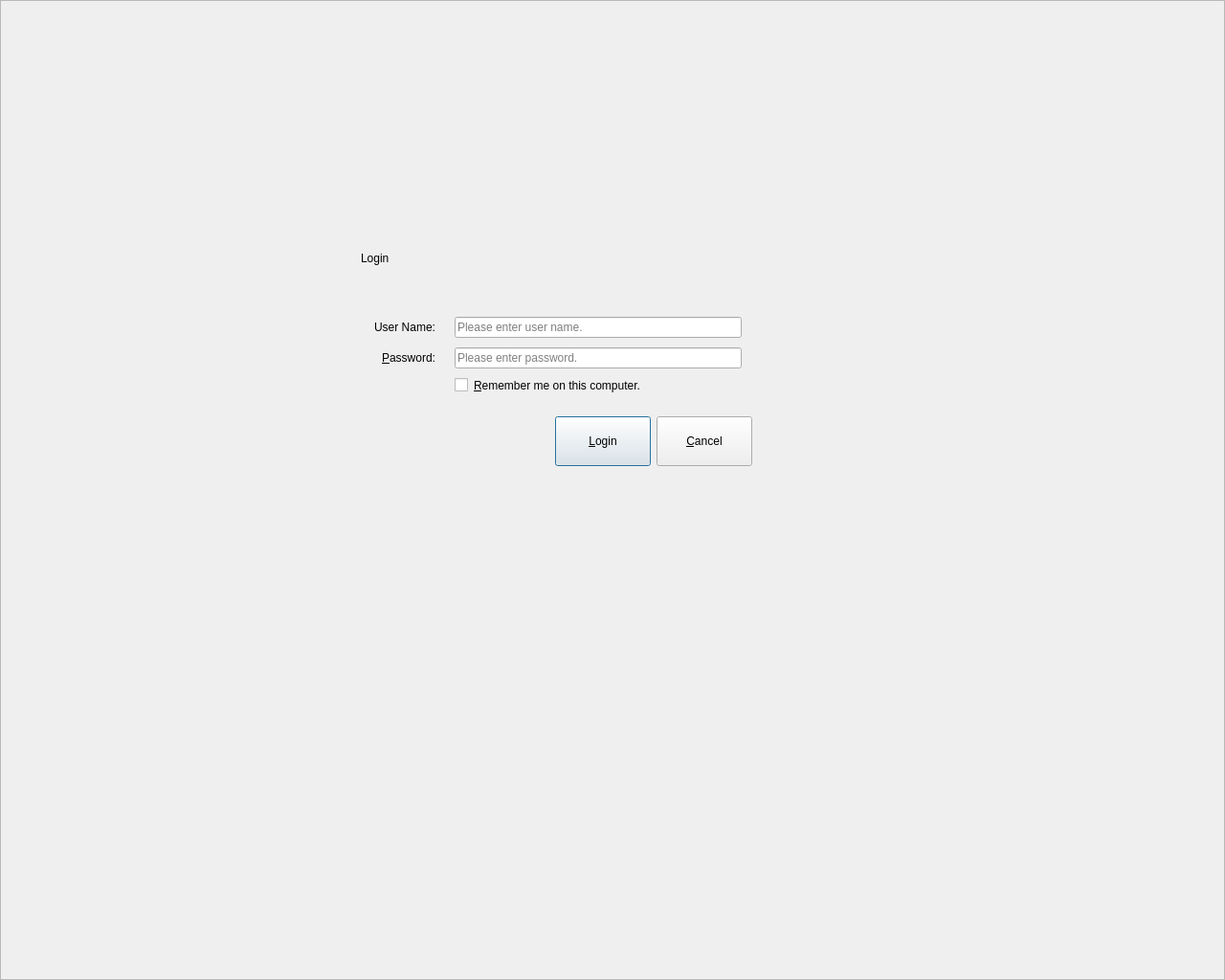
<?xml version="1.0" encoding="UTF-8"?>
<ui version="4.0">
 <class>LoginFrame</class>
 <widget class="QFrame" name="LoginFrame">
  <property name="geometry">
   <rect>
    <x>0</x>
    <y>0</y>
    <width>1280</width>
    <height>1024</height>
   </rect>
  </property>
  <property name="palette">
   <palette>
    <active>
     <colorrole role="Base">
      <brush brushstyle="SolidPattern">
       <color alpha="255">
        <red>165</red>
        <green>165</green>
        <blue>165</blue>
       </color>
      </brush>
     </colorrole>
    </active>
    <inactive>
     <colorrole role="Base">
      <brush brushstyle="SolidPattern">
       <color alpha="255">
        <red>165</red>
        <green>165</green>
        <blue>165</blue>
       </color>
      </brush>
     </colorrole>
    </inactive>
    <disabled>
     <colorrole role="Base">
      <brush brushstyle="SolidPattern">
       <color alpha="255">
        <red>240</red>
        <green>240</green>
        <blue>240</blue>
       </color>
      </brush>
     </colorrole>
    </disabled>
   </palette>
  </property>
  <property name="windowTitle">
   <string>Frame</string>
  </property>
  <property name="frameShape">
   <enum>QFrame::StyledPanel</enum>
  </property>
  <property name="frameShadow">
   <enum>QFrame::Raised</enum>
  </property>
  <widget class="QWidget" name="loginPane" native="true">
   <property name="geometry">
    <rect>
     <x>350</x>
     <y>230</y>
     <width>450</width>
     <height>271</height>
    </rect>
   </property>
   <property name="sizePolicy">
    <sizepolicy hsizetype="Maximum" vsizetype="Maximum">
     <horstretch>0</horstretch>
     <verstretch>0</verstretch>
    </sizepolicy>
   </property>
   <property name="styleSheet">
    <string notr="true">border-color: qradialgradient(spread:pad, cx:0.5, cy:0.5, radius:0.5, fx:0.5, fy:0.5, stop:0 rgba(255, 0, 0, 255), stop:0.479904 rgba(255, 0, 0, 255), stop:0.522685 rgba(255, 255, 255, 255), stop:1 rgba(255, 255, 255, 255));</string>
   </property>
   <layout class="QVBoxLayout" name="verticalLayout">
    <property name="leftMargin">
     <number>5</number>
    </property>
    <property name="topMargin">
     <number>5</number>
    </property>
    <property name="rightMargin">
     <number>5</number>
    </property>
    <property name="bottomMargin">
     <number>5</number>
    </property>
    <item>
     <widget class="QWidget" name="headerPane" native="true">
      <property name="sizePolicy">
       <sizepolicy hsizetype="Maximum" vsizetype="Preferred">
        <horstretch>0</horstretch>
        <verstretch>0</verstretch>
       </sizepolicy>
      </property>
      <layout class="QHBoxLayout" name="horizontalLayout_2">
       <item>
        <widget class="QLabel" name="userImage">
         <property name="sizePolicy">
          <sizepolicy hsizetype="Maximum" vsizetype="Maximum">
           <horstretch>0</horstretch>
           <verstretch>0</verstretch>
          </sizepolicy>
         </property>
         <property name="text">
          <string/>
         </property>
         <property name="pixmap">
          <pixmap resource="../Resources.qrc">:/MagicA/Images/User.png</pixmap>
         </property>
        </widget>
       </item>
       <item>
        <widget class="QLabel" name="title">
         <property name="text">
          <string>Login</string>
         </property>
         <property name="layoutname" stdset="0">
          <string>gridLayout_2</string>
         </property>
        </widget>
       </item>
      </layout>
     </widget>
    </item>
    <item>
     <widget class="QWidget" name="inputPane" native="true">
      <property name="enabled">
       <bool>true</bool>
      </property>
      <property name="sizePolicy">
       <sizepolicy hsizetype="Preferred" vsizetype="Preferred">
        <horstretch>0</horstretch>
        <verstretch>0</verstretch>
       </sizepolicy>
      </property>
      <property name="palette">
       <palette>
        <active>
         <colorrole role="Base">
          <brush brushstyle="SolidPattern">
           <color alpha="255">
            <red>170</red>
            <green>170</green>
            <blue>255</blue>
           </color>
          </brush>
         </colorrole>
         <colorrole role="Window">
          <brush brushstyle="SolidPattern">
           <color alpha="255">
            <red>129</red>
            <green>119</green>
            <blue>240</blue>
           </color>
          </brush>
         </colorrole>
        </active>
        <inactive>
         <colorrole role="Base">
          <brush brushstyle="SolidPattern">
           <color alpha="255">
            <red>170</red>
            <green>170</green>
            <blue>255</blue>
           </color>
          </brush>
         </colorrole>
         <colorrole role="Window">
          <brush brushstyle="SolidPattern">
           <color alpha="255">
            <red>129</red>
            <green>119</green>
            <blue>240</blue>
           </color>
          </brush>
         </colorrole>
        </inactive>
        <disabled>
         <colorrole role="Base">
          <brush brushstyle="SolidPattern">
           <color alpha="255">
            <red>129</red>
            <green>119</green>
            <blue>240</blue>
           </color>
          </brush>
         </colorrole>
         <colorrole role="Window">
          <brush brushstyle="SolidPattern">
           <color alpha="255">
            <red>129</red>
            <green>119</green>
            <blue>240</blue>
           </color>
          </brush>
         </colorrole>
        </disabled>
       </palette>
      </property>
      <property name="styleSheet">
       <string notr="true"/>
      </property>
      <layout class="QGridLayout" name="gridLayout_2">
       <property name="leftMargin">
        <number>20</number>
       </property>
       <property name="topMargin">
        <number>20</number>
       </property>
       <property name="rightMargin">
        <number>20</number>
       </property>
       <property name="bottomMargin">
        <number>10</number>
       </property>
       <property name="horizontalSpacing">
        <number>20</number>
       </property>
       <property name="verticalSpacing">
        <number>10</number>
       </property>
       <item row="1" column="1">
        <widget class="QLineEdit" name="txtPassword">
         <property name="echoMode">
          <enum>QLineEdit::Password</enum>
         </property>
         <property name="placeholderText">
          <string>Please enter password.</string>
         </property>
        </widget>
       </item>
       <item row="0" column="0">
        <widget class="QLabel" name="lblUserName">
         <property name="minimumSize">
          <size>
           <width>80</width>
           <height>0</height>
          </size>
         </property>
         <property name="text">
          <string>User Name:</string>
         </property>
         <property name="alignment">
          <set>Qt::AlignRight|Qt::AlignTrailing|Qt::AlignVCenter</set>
         </property>
         <property name="buddy">
          <cstring>txtUserName</cstring>
         </property>
        </widget>
       </item>
       <item row="0" column="1">
        <widget class="QLineEdit" name="txtUserName">
         <property name="minimumSize">
          <size>
           <width>300</width>
           <height>0</height>
          </size>
         </property>
         <property name="text">
          <string notr="true"/>
         </property>
         <property name="placeholderText">
          <string>Please enter user name.</string>
         </property>
        </widget>
       </item>
       <item row="2" column="1">
        <widget class="QCheckBox" name="chkRememberMe">
         <property name="text">
          <string>&amp;Remember me on this computer.</string>
         </property>
        </widget>
       </item>
       <item row="1" column="0">
        <widget class="QLabel" name="lblPassword">
         <property name="minimumSize">
          <size>
           <width>80</width>
           <height>0</height>
          </size>
         </property>
         <property name="text">
          <string>&amp;Password:</string>
         </property>
         <property name="alignment">
          <set>Qt::AlignRight|Qt::AlignTrailing|Qt::AlignVCenter</set>
         </property>
         <property name="buddy">
          <cstring>txtPassword</cstring>
         </property>
        </widget>
       </item>
      </layout>
     </widget>
    </item>
    <item alignment="Qt::AlignRight">
     <widget class="QWidget" name="buttonPane" native="true">
      <layout class="QHBoxLayout" name="horizontalLayout">
       <item>
        <widget class="QPushButton" name="buttonLogin">
         <property name="sizePolicy">
          <sizepolicy hsizetype="Maximum" vsizetype="Preferred">
           <horstretch>0</horstretch>
           <verstretch>0</verstretch>
          </sizepolicy>
         </property>
         <property name="minimumSize">
          <size>
           <width>100</width>
           <height>0</height>
          </size>
         </property>
         <property name="text">
          <string>&amp;Login</string>
         </property>
         <property name="default">
          <bool>true</bool>
         </property>
        </widget>
       </item>
       <item>
        <widget class="QPushButton" name="buttonCancel">
         <property name="sizePolicy">
          <sizepolicy hsizetype="Maximum" vsizetype="Preferred">
           <horstretch>0</horstretch>
           <verstretch>0</verstretch>
          </sizepolicy>
         </property>
         <property name="minimumSize">
          <size>
           <width>100</width>
           <height>0</height>
          </size>
         </property>
         <property name="text">
          <string>&amp;Cancel</string>
         </property>
        </widget>
       </item>
      </layout>
     </widget>
    </item>
   </layout>
  </widget>
 </widget>
 <resources>
  <include location="../Resources.qrc"/>
 </resources>
 <connections/>
</ui>
